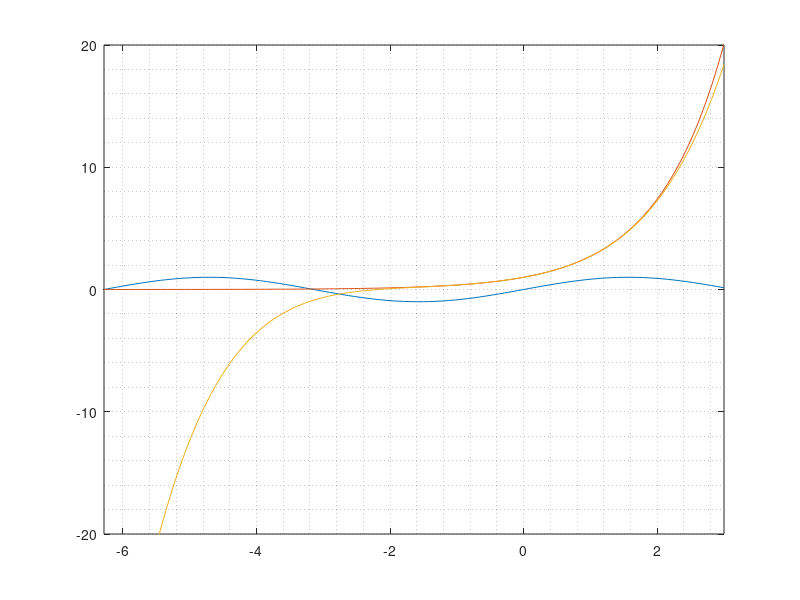

MATLAB code for this plot:


x = linspace(-2*pi,3);
y1 = sin(x);
y2 = exp(x);

y3 = 1 + x + x.^2/2 + x.^3/6 + x.^4/24 + x.^5/120;

figure(1)

plot(x,y1)

hold on
grid minor

plot(x,y2)
plot(x,y3)


xlim([-2*pi 3])
ylim([-20 20])

